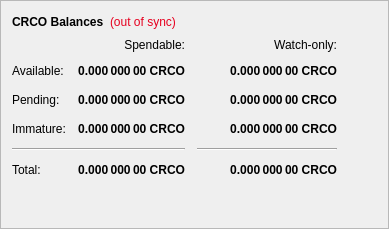
        <widget class="QFrame" name="frame">
         <property name="frameShape">
          <enum>QFrame::StyledPanel</enum>
         </property>
         <property name="frameShadow">
          <enum>QFrame::Raised</enum>
         </property>
         <layout class="QVBoxLayout" name="verticalLayout_4">
          <item>
           <layout class="QHBoxLayout" name="horizontalLayout_4">
            <item>
             <widget class="QLabel" name="label_5">
              <property name="font">
               <font>
                <weight>75</weight>
                <bold>true</bold>
               </font>
              </property>
              <property name="text">
               <string>CRCO Balances</string>
              </property>
             </widget>
            </item>
            <item>
             <widget class="QLabel" name="labelWalletStatus">
              <property name="cursor">
               <cursorShape>WhatsThisCursor</cursorShape>
              </property>
              <property name="toolTip">
               <string>The displayed information may be out of date. Your wallet automatically synchronizes with the CryptradeCoin network after a connection is established, but this process has not completed yet.</string>
              </property>
              <property name="styleSheet">
               <string notr="true">QLabel { color: #E6001F;}</string>
              </property>
              <property name="text">
               <string notr="true">(out of sync)</string>
              </property>
              <property name="alignment">
               <set>Qt::AlignLeading|Qt::AlignLeft|Qt::AlignVCenter</set>
              </property>
             </widget>
            </item>
            <item>
             <spacer name="horizontalSpacer_3">
              <property name="orientation">
               <enum>Qt::Horizontal</enum>
              </property>
              <property name="sizeHint" stdset="0">
               <size>
                <width>40</width>
                <height>20</height>
               </size>
              </property>
             </spacer>
            </item>
           </layout>
          </item>
          <item>
           <layout class="QGridLayout" name="gridLayout">
            <property name="spacing">
             <number>12</number>
            </property>
            <item row="2" column="2">
             <widget class="QLabel" name="labelWatchPending">
              <property name="font">
               <font>
                <weight>75</weight>
                <bold>true</bold>
               </font>
              </property>
              <property name="cursor">
               <cursorShape>IBeamCursor</cursorShape>
              </property>
              <property name="toolTip">
               <string>Unconfirmed transactions to watch-only addresses</string>
              </property>
              <property name="text">
               <string notr="true">0.000 000 00 CRCO</string>
              </property>
              <property name="alignment">
               <set>Qt::AlignRight|Qt::AlignTrailing|Qt::AlignVCenter</set>
              </property>
              <property name="textInteractionFlags">
               <set>Qt::LinksAccessibleByMouse|Qt::TextSelectableByKeyboard|Qt::TextSelectableByMouse</set>
              </property>
             </widget>
            </item>
            <item row="2" column="1">
             <widget class="QLabel" name="labelUnconfirmed">
              <property name="font">
               <font>
                <weight>75</weight>
                <bold>true</bold>
               </font>
              </property>
              <property name="cursor">
               <cursorShape>IBeamCursor</cursorShape>
              </property>
              <property name="toolTip">
               <string>Total of transactions that have yet to be confirmed, and do not yet count toward the spendable balance</string>
              </property>
              <property name="text">
               <string notr="true">0.000 000 00 CRCO</string>
              </property>
              <property name="alignment">
               <set>Qt::AlignRight|Qt::AlignTrailing|Qt::AlignVCenter</set>
              </property>
              <property name="textInteractionFlags">
               <set>Qt::LinksAccessibleByMouse|Qt::TextSelectableByKeyboard|Qt::TextSelectableByMouse</set>
              </property>
             </widget>
            </item>
            <item row="3" column="2">
             <widget class="QLabel" name="labelWatchImmature">
              <property name="font">
               <font>
                <weight>75</weight>
                <bold>true</bold>
               </font>
              </property>
              <property name="cursor">
               <cursorShape>IBeamCursor</cursorShape>
              </property>
              <property name="toolTip">
               <string>Staked or masternode rewards in watch-only addresses that has not yet matured</string>
              </property>
              <property name="text">
               <string notr="true">0.000 000 00 CRCO</string>
              </property>
              <property name="alignment">
               <set>Qt::AlignRight|Qt::AlignTrailing|Qt::AlignVCenter</set>
              </property>
              <property name="textInteractionFlags">
               <set>Qt::LinksAccessibleByMouse|Qt::TextSelectableByKeyboard|Qt::TextSelectableByMouse</set>
              </property>
             </widget>
            </item>
            <item row="4" column="0" colspan="2">
             <widget class="Line" name="lineSpendableBalance">
              <property name="orientation">
               <enum>Qt::Horizontal</enum>
              </property>
             </widget>
            </item>
            <item row="4" column="2">
             <widget class="Line" name="lineWatchBalance">
              <property name="sizePolicy">
               <sizepolicy hsizetype="Preferred" vsizetype="Fixed">
                <horstretch>0</horstretch>
                <verstretch>0</verstretch>
               </sizepolicy>
              </property>
              <property name="minimumSize">
               <size>
                <width>140</width>
                <height>0</height>
               </size>
              </property>
              <property name="orientation">
               <enum>Qt::Horizontal</enum>
              </property>
             </widget>
            </item>
            <item row="5" column="0">
             <widget class="QLabel" name="labelTotalText">
              <property name="text">
               <string>Total:</string>
              </property>
             </widget>
            </item>
            <item row="3" column="1">
             <widget class="QLabel" name="labelImmature">
              <property name="font">
               <font>
                <weight>75</weight>
                <bold>true</bold>
               </font>
              </property>
              <property name="cursor">
               <cursorShape>IBeamCursor</cursorShape>
              </property>
              <property name="toolTip">
               <string>Staked or masternode rewards that has not yet matured</string>
              </property>
              <property name="text">
               <string notr="true">0.000 000 00 CRCO</string>
              </property>
              <property name="alignment">
               <set>Qt::AlignRight|Qt::AlignTrailing|Qt::AlignVCenter</set>
              </property>
              <property name="textInteractionFlags">
               <set>Qt::LinksAccessibleByMouse|Qt::TextSelectableByKeyboard|Qt::TextSelectableByMouse</set>
              </property>
             </widget>
            </item>
            <item row="2" column="3">
             <spacer name="horizontalSpacer_2">
              <property name="orientation">
               <enum>Qt::Horizontal</enum>
              </property>
              <property name="sizeHint" stdset="0">
               <size>
                <width>40</width>
                <height>20</height>
               </size>
              </property>
             </spacer>
            </item>
            <item row="3" column="0">
             <widget class="QLabel" name="labelImmatureText">
              <property name="text">
               <string>Immature:</string>
              </property>
             </widget>
            </item>
            <item row="5" column="1">
             <widget class="QLabel" name="labelTotal">
              <property name="font">
               <font>
                <weight>75</weight>
                <bold>true</bold>
               </font>
              </property>
              <property name="cursor">
               <cursorShape>IBeamCursor</cursorShape>
              </property>
              <property name="toolTip">
               <string>Your current total balance</string>
              </property>
              <property name="text">
               <string notr="true">0.000 000 00 CRCO</string>
              </property>
              <property name="alignment">
               <set>Qt::AlignRight|Qt::AlignTrailing|Qt::AlignVCenter</set>
              </property>
              <property name="textInteractionFlags">
               <set>Qt::LinksAccessibleByMouse|Qt::TextSelectableByKeyboard|Qt::TextSelectableByMouse</set>
              </property>
             </widget>
            </item>
            <item row="5" column="2">
             <widget class="QLabel" name="labelWatchTotal">
              <property name="font">
               <font>
                <weight>75</weight>
                <bold>true</bold>
               </font>
              </property>
              <property name="cursor">
               <cursorShape>IBeamCursor</cursorShape>
              </property>
              <property name="toolTip">
               <string>Current total balance in watch-only addresses</string>
              </property>
              <property name="text">
               <string notr="true">0.000 000 00 CRCO</string>
              </property>
              <property name="alignment">
               <set>Qt::AlignRight|Qt::AlignTrailing|Qt::AlignVCenter</set>
              </property>
              <property name="textInteractionFlags">
               <set>Qt::LinksAccessibleByMouse|Qt::TextSelectableByKeyboard|Qt::TextSelectableByMouse</set>
              </property>
             </widget>
            </item>
            <item row="0" column="2">
             <widget class="QLabel" name="labelWatchonly">
              <property name="text">
               <string>Watch-only:</string>
              </property>
              <property name="alignment">
               <set>Qt::AlignRight|Qt::AlignTrailing|Qt::AlignVCenter</set>
              </property>
             </widget>
            </item>
            <item row="1" column="0">
             <widget class="QLabel" name="labelBalanceText">
              <property name="text">
               <string>Available:</string>
              </property>
             </widget>
            </item>
            <item row="1" column="1">
             <widget class="QLabel" name="labelBalance">
              <property name="font">
               <font>
                <weight>75</weight>
                <bold>true</bold>
               </font>
              </property>
              <property name="cursor">
               <cursorShape>IBeamCursor</cursorShape>
              </property>
              <property name="toolTip">
               <string>Your current spendable balance</string>
              </property>
              <property name="text">
               <string notr="true">0.000 000 00 CRCO</string>
              </property>
              <property name="alignment">
               <set>Qt::AlignRight|Qt::AlignTrailing|Qt::AlignVCenter</set>
              </property>
              <property name="textInteractionFlags">
               <set>Qt::LinksAccessibleByMouse|Qt::TextSelectableByKeyboard|Qt::TextSelectableByMouse</set>
              </property>
             </widget>
            </item>
            <item row="1" column="2">
             <widget class="QLabel" name="labelWatchAvailable">
              <property name="font">
               <font>
                <weight>75</weight>
                <bold>true</bold>
               </font>
              </property>
              <property name="cursor">
               <cursorShape>IBeamCursor</cursorShape>
              </property>
              <property name="toolTip">
               <string>Your current balance in watch-only addresses</string>
              </property>
              <property name="text">
               <string notr="true">0.000 000 00 CRCO</string>
              </property>
              <property name="alignment">
               <set>Qt::AlignRight|Qt::AlignTrailing|Qt::AlignVCenter</set>
              </property>
              <property name="textInteractionFlags">
               <set>Qt::LinksAccessibleByMouse|Qt::TextSelectableByKeyboard|Qt::TextSelectableByMouse</set>
              </property>
             </widget>
            </item>
            <item row="2" column="0">
             <widget class="QLabel" name="labelPendingText">
              <property name="text">
               <string>Pending:</string>
              </property>
             </widget>
            </item>
            <item row="0" column="1">
             <widget class="QLabel" name="labelSpendable">
              <property name="text">
               <string>Spendable:</string>
              </property>
              <property name="alignment">
               <set>Qt::AlignRight|Qt::AlignTrailing|Qt::AlignVCenter</set>
              </property>
             </widget>
            </item>
           </layout>
          </item>
          <item>
           <spacer name="verticalSpacer_4">
            <property name="orientation">
             <enum>Qt::Vertical</enum>
            </property>
            <property name="sizeHint" stdset="0">
             <size>
              <width>20</width>
              <height>40</height>
             </size>
            </property>
           </spacer>
          </item>
         </layout>
        </widget>
